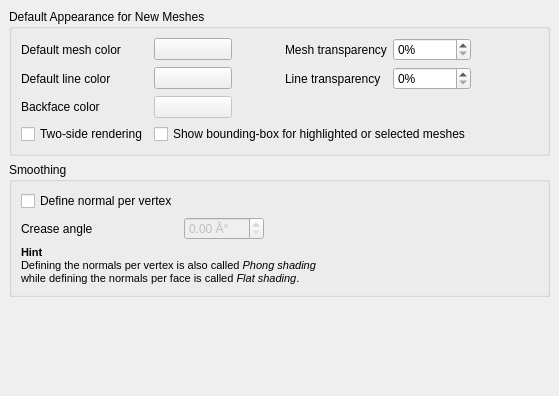
<?xml version="1.0" encoding="UTF-8"?>
<ui version="4.0">
 <class>MeshGui::DlgSettingsMeshView</class>
 <widget class="QWidget" name="MeshGui::DlgSettingsMeshView">
  <property name="geometry">
   <rect>
    <x>0</x>
    <y>0</y>
    <width>559</width>
    <height>396</height>
   </rect>
  </property>
  <property name="windowTitle">
   <string>Mesh View</string>
  </property>
  <layout class="QGridLayout">
   <property name="leftMargin">
    <number>9</number>
   </property>
   <property name="topMargin">
    <number>9</number>
   </property>
   <property name="rightMargin">
    <number>9</number>
   </property>
   <property name="bottomMargin">
    <number>9</number>
   </property>
   <property name="spacing">
    <number>6</number>
   </property>
   <item row="0" column="0">
    <widget class="QGroupBox" name="groupBox">
     <property name="title">
      <string>Default Appearance for New Meshes</string>
     </property>
     <layout class="QGridLayout">
      <property name="leftMargin">
       <number>9</number>
      </property>
      <property name="topMargin">
       <number>9</number>
      </property>
      <property name="rightMargin">
       <number>9</number>
      </property>
      <property name="bottomMargin">
       <number>9</number>
      </property>
      <property name="spacing">
       <number>6</number>
      </property>
      <item row="0" column="0">
       <layout class="QGridLayout">
        <property name="leftMargin">
         <number>0</number>
        </property>
        <property name="topMargin">
         <number>0</number>
        </property>
        <property name="rightMargin">
         <number>0</number>
        </property>
        <property name="bottomMargin">
         <number>0</number>
        </property>
        <property name="spacing">
         <number>6</number>
        </property>
        <item row="0" column="0">
         <widget class="QLabel" name="labelFaceColor">
          <property name="text">
           <string>Default mesh color</string>
          </property>
         </widget>
        </item>
        <item row="0" column="1">
         <widget class="Gui::PreauracadolorButton" name="buttonMeshColor">
          <property name="toolTip">
           <string>Default color for new meshes</string>
          </property>
          <property name="color">
           <color>
            <red>204</red>
            <green>204</green>
            <blue>204</blue>
           </color>
          </property>
          <property name="prefEntry" stdset="0">
           <cstring>MeshColor</cstring>
          </property>
          <property name="prefPath" stdset="0">
           <cstring>Mod/Mesh</cstring>
          </property>
         </widget>
        </item>
        <item row="0" column="2">
         <spacer>
          <property name="orientation">
           <enum>Qt::Horizontal</enum>
          </property>
          <property name="sizeType">
           <enum>QSizePolicy::Maximum</enum>
          </property>
          <property name="sizeHint" stdset="0">
           <size>
            <width>41</width>
            <height>20</height>
           </size>
          </property>
         </spacer>
        </item>
        <item row="0" column="3">
         <widget class="QLabel" name="labelMeshTransparency">
          <property name="text">
           <string>Mesh transparency</string>
          </property>
         </widget>
        </item>
        <item row="0" column="4">
         <widget class="Gui::PrefSpinBox" name="spinMeshTransparency">
          <property name="suffix">
           <string notr="true">%</string>
          </property>
          <property name="maximum">
           <number>100</number>
          </property>
          <property name="singleStep">
           <number>5</number>
          </property>
          <property name="prefEntry" stdset="0">
           <cstring>MeshTransparency</cstring>
          </property>
          <property name="prefPath" stdset="0">
           <cstring>Mod/Mesh</cstring>
          </property>
         </widget>
        </item>
        <item row="1" column="0">
         <widget class="QLabel" name="labelLineColor">
          <property name="text">
           <string>Default line color</string>
          </property>
         </widget>
        </item>
        <item row="1" column="1">
         <widget class="Gui::PreauracadolorButton" name="buttonLineColor">
          <property name="toolTip">
           <string>Default line color for new meshes</string>
          </property>
          <property name="color">
           <color>
            <red>0</red>
            <green>0</green>
            <blue>0</blue>
           </color>
          </property>
          <property name="prefEntry" stdset="0">
           <cstring>LineColor</cstring>
          </property>
          <property name="prefPath" stdset="0">
           <cstring>Mod/Mesh</cstring>
          </property>
         </widget>
        </item>
        <item row="1" column="2">
         <spacer>
          <property name="orientation">
           <enum>Qt::Horizontal</enum>
          </property>
          <property name="sizeType">
           <enum>QSizePolicy::Maximum</enum>
          </property>
          <property name="sizeHint" stdset="0">
           <size>
            <width>41</width>
            <height>20</height>
           </size>
          </property>
         </spacer>
        </item>
        <item row="1" column="3">
         <widget class="QLabel" name="labelLineTransparency">
          <property name="text">
           <string>Line transparency</string>
          </property>
         </widget>
        </item>
        <item row="1" column="4">
         <widget class="Gui::PrefSpinBox" name="spinLineTransparency">
          <property name="suffix">
           <string notr="true">%</string>
          </property>
          <property name="maximum">
           <number>100</number>
          </property>
          <property name="singleStep">
           <number>5</number>
          </property>
          <property name="prefEntry" stdset="0">
           <cstring>LineTransparency</cstring>
          </property>
          <property name="prefPath" stdset="0">
           <cstring>Mod/Mesh</cstring>
          </property>
         </widget>
        </item>
        <item row="2" column="0">
         <widget class="QLabel" name="labelBackfaceColor">
          <property name="text">
           <string>Backface color</string>
          </property>
         </widget>
        </item>
        <item row="2" column="1">
         <widget class="Gui::PreauracadolorButton" name="buttonBackfaceColor">
          <property name="enabled">
           <bool>false</bool>
          </property>
          <property name="color">
           <color>
            <red>204</red>
            <green>204</green>
            <blue>204</blue>
           </color>
          </property>
          <property name="prefEntry" stdset="0">
           <cstring>BackfaceColor</cstring>
          </property>
          <property name="prefPath" stdset="0">
           <cstring>Mod/Mesh</cstring>
          </property>
         </widget>
        </item>
        <item row="2" column="2" colspan="3">
         <spacer>
          <property name="orientation">
           <enum>Qt::Horizontal</enum>
          </property>
          <property name="sizeHint" stdset="0">
           <size>
            <width>191</width>
            <height>20</height>
           </size>
          </property>
         </spacer>
        </item>
        <item row="3" column="0">
         <widget class="Gui::PreauracadheckBox" name="checkboxRendering">
          <property name="toolTip">
           <string>The bottom side of the surface will be rendered the same way as the top side.
If not checked, it depends on the option &quot;Enable backlight color&quot;
(preferences section Display -&gt; 3D View). Either the backlight color
will be used or black.</string>
          </property>
          <property name="text">
           <string>Two-side rendering</string>
          </property>
          <property name="checked">
           <bool>false</bool>
          </property>
          <property name="prefEntry" stdset="0">
           <cstring>TwoSideRendering</cstring>
          </property>
          <property name="prefPath" stdset="0">
           <cstring>Mod/Mesh</cstring>
          </property>
         </widget>
        </item>
        <item row="3" column="1" colspan="4">
         <widget class="Gui::PreauracadheckBox" name="checkboxBoundbox">
          <property name="toolTip">
           <string>A bounding box will be displayed</string>
          </property>
          <property name="text">
           <string>Show bounding-box for highlighted or selected meshes</string>
          </property>
          <property name="checked">
           <bool>false</bool>
          </property>
          <property name="prefEntry" stdset="0">
           <cstring>ShowBoundingBox</cstring>
          </property>
          <property name="prefPath" stdset="0">
           <cstring>Mod/Mesh</cstring>
          </property>
         </widget>
        </item>
       </layout>
      </item>
      <item row="0" column="1">
       <spacer>
        <property name="orientation">
         <enum>Qt::Horizontal</enum>
        </property>
        <property name="sizeType">
         <enum>QSizePolicy::Maximum</enum>
        </property>
        <property name="sizeHint" stdset="0">
         <size>
          <width>71</width>
          <height>20</height>
         </size>
        </property>
       </spacer>
      </item>
     </layout>
    </widget>
   </item>
   <item row="1" column="0">
    <widget class="QGroupBox" name="GroupBox12">
     <property name="title">
      <string>Smoothing</string>
     </property>
     <layout class="QGridLayout">
      <property name="leftMargin">
       <number>9</number>
      </property>
      <property name="topMargin">
       <number>9</number>
      </property>
      <property name="rightMargin">
       <number>9</number>
      </property>
      <property name="bottomMargin">
       <number>9</number>
      </property>
      <property name="spacing">
       <number>6</number>
      </property>
      <item row="0" column="0">
       <widget class="Gui::PreauracadheckBox" name="checkboxNormal">
        <property name="toolTip">
         <string>If this option is set Phong shading is used, otherwise flat shading.
Shading defines the appearance of surfaces.

With flat shading the surface normals are not defined per vertex that leads
to an unreal appearance for curved surfaces while using Phong shading leads
to a smoother appearance.
</string>
        </property>
        <property name="text">
         <string>Define normal per vertex</string>
        </property>
        <property name="prefEntry" stdset="0">
         <cstring>VertexPerNormals</cstring>
        </property>
        <property name="prefPath" stdset="0">
         <cstring>Mod/Mesh</cstring>
        </property>
       </widget>
      </item>
      <item row="1" column="0">
       <widget class="QLabel" name="labelAngle">
        <property name="toolTip">
         <string>&lt;html&gt;&lt;head&gt;&lt;meta name=&quot;qrichtext&quot; content=&quot;1&quot; /&gt;&lt;/head&gt;&lt;body style=&quot; white-space: pre-wrap; font-size:7.8pt; font-weight:400; font-style:normal; text-decoration:none;&quot;&gt;&lt;p style=&quot; margin-top:12px; margin-bottom:12px; margin-left:0px; margin-right:0px; -qt-block-indent:0; text-indent:0px; font-size:8pt;&quot;&gt;This is the smallest angle between two faces where normals get calculated to do flat shading.&lt;/p&gt;&lt;p style=&quot; margin-top:12px; margin-bottom:12px; margin-left:0px; margin-right:0px; -qt-block-indent:0; text-indent:0px; font-size:8pt;&quot;&gt;If the angle between the normals of two neighbouring faces is less than the crease angle, the faces will be smoothshaded around their common edge.&lt;/p&gt;&lt;/body&gt;&lt;/html&gt;</string>
        </property>
        <property name="text">
         <string>Crease angle</string>
        </property>
       </widget>
      </item>
      <item row="1" column="1">
       <widget class="Gui::PrefDoubleSpinBox" name="spinboxAngle">
        <property name="enabled">
         <bool>false</bool>
        </property>
        <property name="toolTip">
         <string>Crease angle is a threshold angle between two faces.

 If face angle â‰¥ crease angle, facet shading is used
 If face angle &lt; crease angle, smooth shading is used</string>
        </property>
        <property name="suffix">
         <string notr="true"> Â°</string>
        </property>
        <property name="maximum">
         <double>180.000000000000000</double>
        </property>
        <property name="prefEntry" stdset="0">
         <cstring>CreaseAngle</cstring>
        </property>
        <property name="prefPath" stdset="0">
         <cstring>Mod/Mesh</cstring>
        </property>
       </widget>
      </item>
      <item row="1" column="2">
       <spacer>
        <property name="orientation">
         <enum>Qt::Horizontal</enum>
        </property>
        <property name="sizeHint" stdset="0">
         <size>
          <width>221</width>
          <height>20</height>
         </size>
        </property>
       </spacer>
      </item>
      <item row="2" column="0" colspan="3">
       <widget class="QLabel" name="labelHint">
        <property name="text">
         <string>&lt;html&gt;&lt;head&gt;&lt;meta name=&quot;qrichtext&quot; content=&quot;1&quot; /&gt;&lt;/head&gt;&lt;body style=&quot; white-space: pre-wrap; font-size:7.8pt; font-weight:400; font-style:normal; text-decoration:none;&quot;&gt;&lt;p style=&quot; margin-top:0px; margin-bottom:0px; margin-left:0px; margin-right:0px; -qt-block-indent:0; text-indent:0px; font-size:8pt;&quot;&gt;&lt;span style=&quot; font-weight:600;&quot;&gt;Hint&lt;/span&gt;&lt;/p&gt;&lt;p style=&quot; margin-top:0px; margin-bottom:0px; margin-left:0px; margin-right:0px; -qt-block-indent:0; text-indent:0px; font-size:8pt;&quot;&gt;Defining the normals per vertex is also called &lt;span style=&quot; font-style:italic;&quot;&gt;Phong shading&lt;/span&gt;&lt;/p&gt;&lt;p style=&quot; margin-top:0px; margin-bottom:0px; margin-left:0px; margin-right:0px; -qt-block-indent:0; text-indent:0px; font-size:8pt; font-style:italic;&quot;&gt;&lt;span style=&quot; font-style:normal;&quot;&gt;while defining the normals per face is called &lt;/span&gt;Flat shading&lt;span style=&quot; font-style:normal;&quot;&gt;.&lt;/span&gt;&lt;/p&gt;&lt;/body&gt;&lt;/html&gt;</string>
        </property>
       </widget>
      </item>
     </layout>
    </widget>
   </item>
   <item row="2" column="0">
    <spacer>
     <property name="orientation">
      <enum>Qt::Vertical</enum>
     </property>
     <property name="sizeHint" stdset="0">
      <size>
       <width>541</width>
       <height>41</height>
      </size>
     </property>
    </spacer>
   </item>
  </layout>
 </widget>
 <layoutdefault spacing="6" margin="11"/>
 <customwidgets>
  <customwidget>
   <class>Gui::ColorButton</class>
   <extends>QPushButton</extends>
   <header>Gui/Widgets.h</header>
  </customwidget>
  <customwidget>
   <class>Gui::PrefSpinBox</class>
   <extends>QSpinBox</extends>
   <header>Gui/PrefWidgets.h</header>
  </customwidget>
  <customwidget>
   <class>Gui::PreauracadolorButton</class>
   <extends>Gui::ColorButton</extends>
   <header>Gui/PrefWidgets.h</header>
  </customwidget>
  <customwidget>
   <class>Gui::PreauracadheckBox</class>
   <extends>QCheckBox</extends>
   <header>Gui/PrefWidgets.h</header>
  </customwidget>
  <customwidget>
   <class>Gui::PrefDoubleSpinBox</class>
   <extends>QDoubleSpinBox</extends>
   <header>Gui/PrefWidgets.h</header>
  </customwidget>
 </customwidgets>
 <tabstops>
  <tabstop>buttonMeshColor</tabstop>
  <tabstop>buttonLineColor</tabstop>
  <tabstop>buttonBackfaceColor</tabstop>
  <tabstop>spinMeshTransparency</tabstop>
  <tabstop>spinLineTransparency</tabstop>
  <tabstop>checkboxRendering</tabstop>
  <tabstop>checkboxBoundbox</tabstop>
  <tabstop>checkboxNormal</tabstop>
  <tabstop>spinboxAngle</tabstop>
 </tabstops>
 <resources/>
 <connections>
  <connection>
   <sender>checkboxNormal</sender>
   <signal>toggled(bool)</signal>
   <receiver>spinboxAngle</receiver>
   <slot>setEnabled(bool)</slot>
   <hints>
    <hint type="sourcelabel">
     <x>110</x>
     <y>147</y>
    </hint>
    <hint type="destinationlabel">
     <x>266</x>
     <y>181</y>
    </hint>
   </hints>
  </connection>
  <connection>
   <sender>checkboxRendering</sender>
   <signal>toggled(bool)</signal>
   <receiver>buttonBackfaceColor</receiver>
   <slot>setEnabled(bool)</slot>
   <hints>
    <hint type="sourcelabel">
     <x>93</x>
     <y>53</y>
    </hint>
    <hint type="destinationlabel">
     <x>210</x>
     <y>71</y>
    </hint>
   </hints>
  </connection>
 </connections>
</ui>
